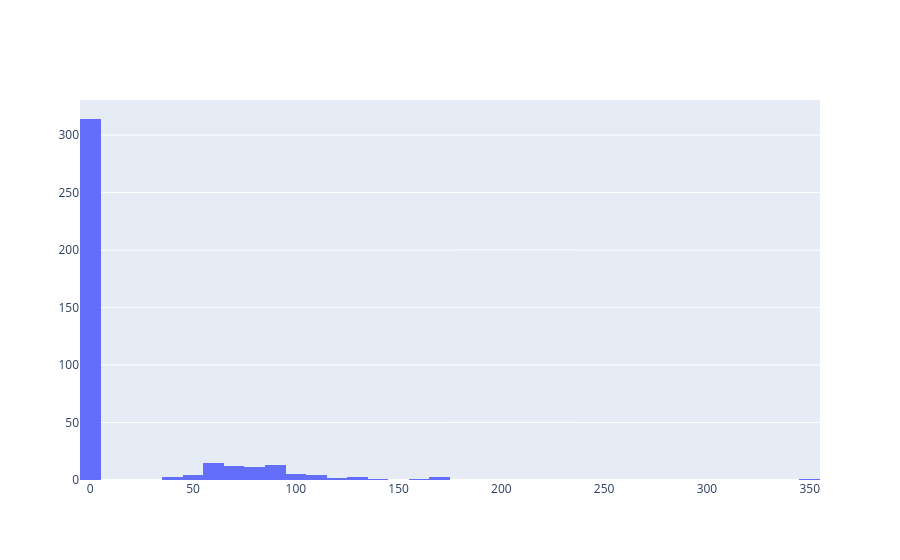

Notebook source saved alongside this figure:
### Code cell
fig = go.Figure()
fig.add_trace(
    go.Histogram(
        x=group["error_abs"],
        name="Erreur",
    )
)

### Figure 1 — Plotly figure (JSON) as saved in the notebook; plotly's stock layout.template omitted (floating-point values rounded to 4 significant figures; data arrays with more than 128 entries replaced by an {"elided": "..."} marker saying what was removed)
{"data": [{"name": "Erreur", "type": "histogram", "x": {"elided": "392 float values"}}], "layout": {}}
